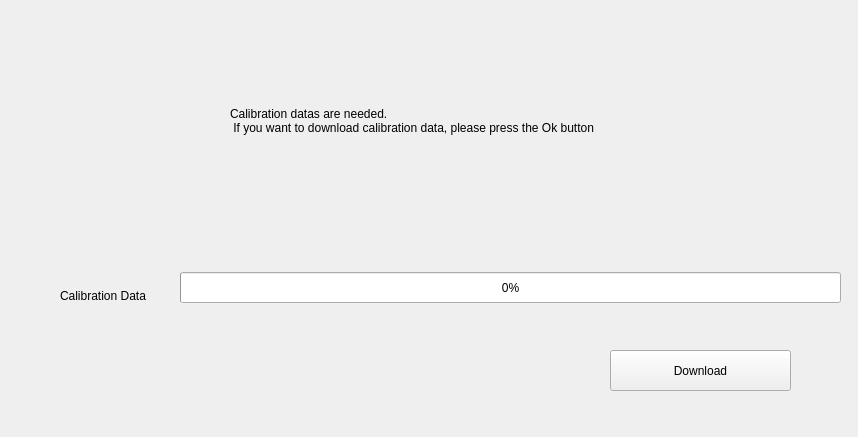
<?xml version="1.0" encoding="UTF-8"?>
<ui version="4.0">
 <class>FileDownloadDialog</class>
 <widget class="QWidget" name="FileDownloadDialog">
  <property name="geometry">
   <rect>
    <x>0</x>
    <y>0</y>
    <width>858</width>
    <height>437</height>
   </rect>
  </property>
  <property name="windowTitle">
   <string>FileDownloadDialog</string>
  </property>
  <widget class="QPushButton" name="btnOK">
   <property name="geometry">
    <rect>
     <x>610</x>
     <y>350</y>
     <width>181</width>
     <height>41</height>
    </rect>
   </property>
   <property name="text">
    <string>Download</string>
   </property>
  </widget>
  <widget class="QLabel" name="lblMessage">
   <property name="geometry">
    <rect>
     <x>230</x>
     <y>50</y>
     <width>401</width>
     <height>141</height>
    </rect>
   </property>
   <property name="mouseTracking">
    <bool>false</bool>
   </property>
   <property name="text">
    <string>Calibration datas are needed.
 If you want to download calibration data, please press the Ok button</string>
   </property>
   <property name="textFormat">
    <enum>Qt::AutoText</enum>
   </property>
  </widget>
  <widget class="QProgressBar" name="progressBarFile1">
   <property name="geometry">
    <rect>
     <x>180</x>
     <y>272</y>
     <width>661</width>
     <height>31</height>
    </rect>
   </property>
   <property name="autoFillBackground">
    <bool>false</bool>
   </property>
   <property name="value">
    <number>0</number>
   </property>
   <property name="textVisible">
    <bool>true</bool>
   </property>
  </widget>
  <widget class="QLabel" name="lblFile1">
   <property name="geometry">
    <rect>
     <x>60</x>
     <y>270</y>
     <width>191</width>
     <height>51</height>
    </rect>
   </property>
   <property name="text">
    <string>Calibration Data</string>
   </property>
  </widget>
  <widget class="QLabel" name="statusLabel">
   <property name="geometry">
    <rect>
     <x>50</x>
     <y>360</y>
     <width>56</width>
     <height>12</height>
    </rect>
   </property>
   <property name="text">
    <string/>
   </property>
  </widget>
 </widget>
 <layoutdefault spacing="6" margin="11"/>
 <resources/>
 <connections/>
</ui>
